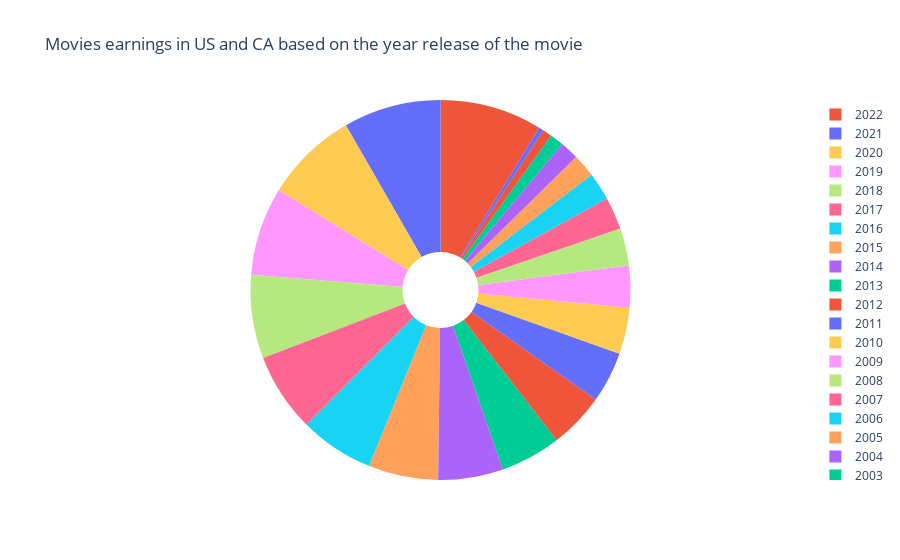

This figure's notebook cell:
### Code cell
fig = px.pie(dfb, values='earning_US&CA', names='year_released',color= 'name', title='Movie earnings in US and CA based on the year release of the movie', hole=0.2 )
fig.update_traces(textinfo="text", insidetextfont=dict(color="black") )
fig.update_layout(legend={"itemclick":False})

fig.show()

### Figure 1 — Plotly figure (JSON) as saved in the notebook; plotly's stock layout.template omitted (floating-point values rounded to 4 significant figures)
{"data": [{"customdata": [["Film__1"], ["Film__2"], ["Film__3"], ["Film__4"], ["Film__5"], ["Film__6"], ["Film__7"], ["Film__8"], ["Film__9"], ["Film__10"], ["Film__11"], ["Film__12"], ["Film__13"], ["Film__14"], ["Film__15"], ["Film__16"], ["Film__17"], ["Film__18"], ["Film__19"], ["Film__20"], ["Film__21"], ["Film__22"]], "domain": {"x": [0, 1], "y": [0, 1]}, "hole": 0.2, "hovertemplate": "year_released=%{label}<br>earning_US&CA=%{value}<br>name=%{customdata[0]}<extra></extra>", "insidetextfont": {"color": "black"}, "labels": [2001, 2002, 2003, 2004, 2005, 2006, 2007, 2008, 2009, 2010, 2011, 2012, 2013, 2014, 2015, 2016, 2017, 2018, 2019, 2020, 2021, 2022], "legendgroup": "", "marker": {"colors": ["#636efa", "#EF553B", "#00cc96", "#ab63fa", "#FFA15A", "#19d3f3", "#FF6692", "#B6E880", "#FF97FF", "#FECB52", "#636efa", "#EF553B", "#00cc96", "#ab63fa", "#FFA15A", "#19d3f3", "#FF6692", "#B6E880", "#FF97FF", "#FECB52", "#636efa", "#EF553B"]}, "name": "", "showlegend": true, "textinfo": "text", "type": "pie", "values": [50, 100, 150, 200, 250, 300, 350, 400, 450, 500, 550, 600, 650, 700, 750, 800, 850, 900, 950, 1000, 1050, 1100]}], "layout": {"legend": {"itemclick": false, "tracegroupgap": 0}, "title": {"text": "Movies earnings in US and CA based on the year release of the movie"}}}
